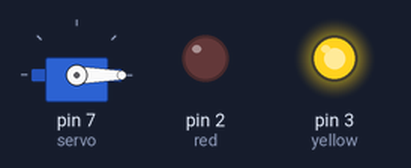
Bench run of a sketch on a simulated Arduino Uno, built with avr-gcc and run on an emulated ATmega328P. Parts: servo, output pins drawn as LEDs (lit = HIGH).

Above: at 0.05 s.
At 1.95 s:
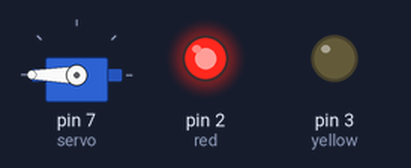
Timing chart, 0 to 4.6 s (numbered marks = the images above):
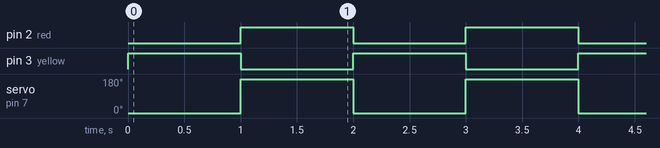

Measured:
- by itself, pin 2 (red), pin 3 (yellow): alternates HIGH for 1.0 s and LOW for 1.0 s
- by itself, servo on pin 7 (servo): alternates 180° for 1.0 s and 0° for 1.0 s

The sketch:

two-leds.ino
```cpp
#include <Servo.h>

Servo servo;
int yellow = 3;
int red = 2;
void setup() {
  // put your setup code here, to run once:
  pinMode(yellow, OUTPUT);
  pinMode(red, OUTPUT);
  servo.attach(7);

}

void loop() {
  // put your main code here, to run repeatedly: // put your main code here, to run repeatedly:
  servo.write(0);
  digitalWrite(yellow, HIGH);
  digitalWrite(red, LOW);
  delay(1000);
  servo.write(270);
  digitalWrite(yellow, LOW);
  digitalWrite(red, HIGH);
  delay(1000);
}
```
